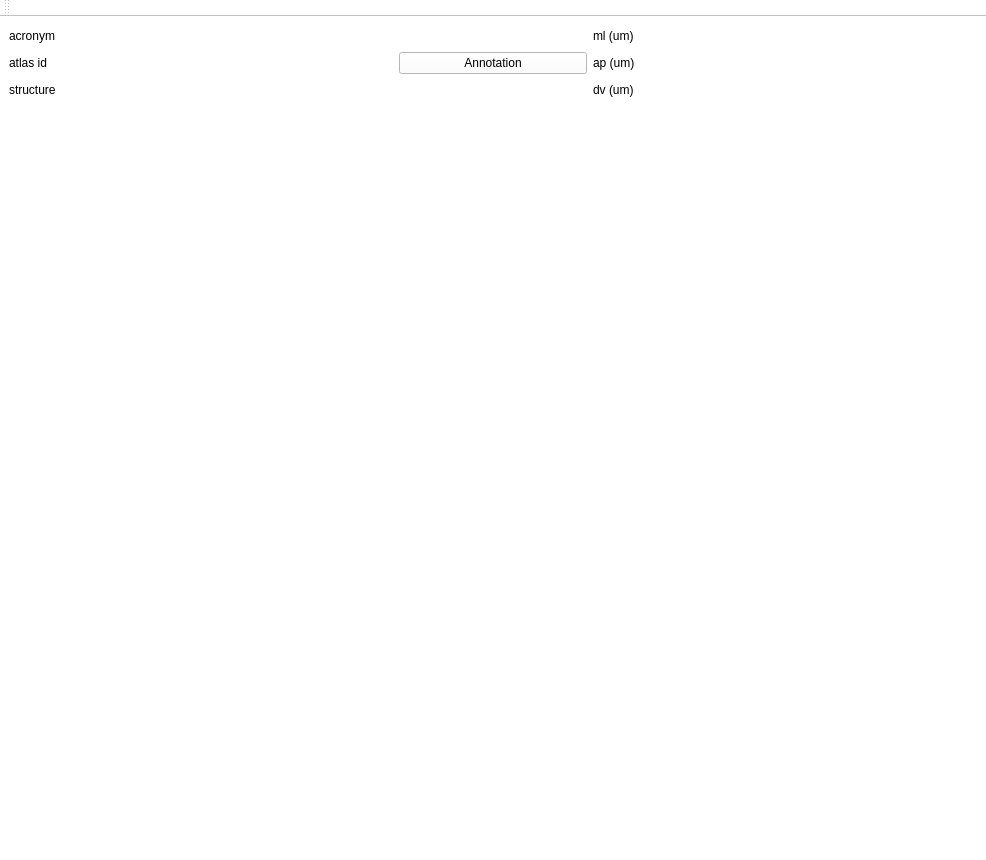
<?xml version="1.0" encoding="UTF-8"?>
<ui version="4.0">
 <class>AtlasViewer</class>
 <widget class="QMainWindow" name="AtlasViewer">
  <property name="geometry">
   <rect>
    <x>0</x>
    <y>0</y>
    <width>986</width>
    <height>860</height>
   </rect>
  </property>
  <property name="sizePolicy">
   <sizepolicy hsizetype="Preferred" vsizetype="Preferred">
    <horstretch>0</horstretch>
    <verstretch>0</verstretch>
   </sizepolicy>
  </property>
  <property name="windowTitle">
   <string>MainWindow</string>
  </property>
  <property name="styleSheet">
   <string notr="true">background-color: rgb(255, 255, 255);</string>
  </property>
  <widget class="QWidget" name="centralwidget">
   <property name="sizePolicy">
    <sizepolicy hsizetype="Expanding" vsizetype="Expanding">
     <horstretch>0</horstretch>
     <verstretch>0</verstretch>
    </sizepolicy>
   </property>
   <layout class="QGridLayout" name="gridLayout_2">
    <item row="1" column="1">
     <widget class="QLabel" name="label_id">
      <property name="maximumSize">
       <size>
        <width>16777215</width>
        <height>20</height>
       </size>
      </property>
      <property name="text">
       <string/>
      </property>
     </widget>
    </item>
    <item row="2" column="1" colspan="3">
     <widget class="QLabel" name="label_structure">
      <property name="maximumSize">
       <size>
        <width>16777215</width>
        <height>20</height>
       </size>
      </property>
      <property name="text">
       <string/>
      </property>
     </widget>
    </item>
    <item row="0" column="5">
     <widget class="QLabel" name="label_ml">
      <property name="maximumSize">
       <size>
        <width>16777215</width>
        <height>20</height>
       </size>
      </property>
      <property name="text">
       <string/>
      </property>
     </widget>
    </item>
    <item row="2" column="4">
     <widget class="QLabel" name="label_3">
      <property name="maximumSize">
       <size>
        <width>16777215</width>
        <height>20</height>
       </size>
      </property>
      <property name="text">
       <string>dv (um)</string>
      </property>
     </widget>
    </item>
    <item row="2" column="0">
     <widget class="QLabel" name="label_9">
      <property name="maximumSize">
       <size>
        <width>16777215</width>
        <height>20</height>
       </size>
      </property>
      <property name="text">
       <string>structure</string>
      </property>
     </widget>
    </item>
    <item row="1" column="4">
     <widget class="QLabel" name="label_2">
      <property name="maximumSize">
       <size>
        <width>16777215</width>
        <height>20</height>
       </size>
      </property>
      <property name="text">
       <string>ap (um)</string>
      </property>
     </widget>
    </item>
    <item row="0" column="1">
     <widget class="QLabel" name="label_acronym">
      <property name="maximumSize">
       <size>
        <width>16777215</width>
        <height>20</height>
       </size>
      </property>
      <property name="text">
       <string/>
      </property>
     </widget>
    </item>
    <item row="0" column="4">
     <widget class="QLabel" name="label">
      <property name="maximumSize">
       <size>
        <width>16777215</width>
        <height>20</height>
       </size>
      </property>
      <property name="text">
       <string>ml (um)</string>
      </property>
     </widget>
    </item>
    <item row="1" column="0">
     <widget class="QLabel" name="label_7">
      <property name="maximumSize">
       <size>
        <width>16777215</width>
        <height>20</height>
       </size>
      </property>
      <property name="text">
       <string>atlas id</string>
      </property>
     </widget>
    </item>
    <item row="0" column="0">
     <widget class="QLabel" name="label_8">
      <property name="maximumSize">
       <size>
        <width>16777215</width>
        <height>20</height>
       </size>
      </property>
      <property name="text">
       <string>acronym</string>
      </property>
     </widget>
    </item>
    <item row="2" column="5">
     <widget class="QLabel" name="label_dv">
      <property name="maximumSize">
       <size>
        <width>16777215</width>
        <height>20</height>
       </size>
      </property>
      <property name="text">
       <string/>
      </property>
     </widget>
    </item>
    <item row="1" column="5">
     <widget class="QLabel" name="label_ap">
      <property name="maximumSize">
       <size>
        <width>16777215</width>
        <height>20</height>
       </size>
      </property>
      <property name="text">
       <string/>
      </property>
     </widget>
    </item>
    <item row="1" column="3">
     <widget class="QPushButton" name="pb_toggle">
      <property name="minimumSize">
       <size>
        <width>188</width>
        <height>0</height>
       </size>
      </property>
      <property name="maximumSize">
       <size>
        <width>10</width>
        <height>16777215</height>
       </size>
      </property>
      <property name="text">
       <string>Annotation</string>
      </property>
     </widget>
    </item>
    <item row="4" column="0" rowspan="3" colspan="7">
     <widget class="MyStaticMplCanvas" name="mpl_widget" native="true">
      <property name="minimumSize">
       <size>
        <width>0</width>
        <height>316</height>
       </size>
      </property>
     </widget>
    </item>
   </layout>
  </widget>
  <widget class="QMenuBar" name="menubar">
   <property name="geometry">
    <rect>
     <x>0</x>
     <y>0</y>
     <width>986</width>
     <height>22</height>
    </rect>
   </property>
  </widget>
  <widget class="QStatusBar" name="statusbar"/>
  <widget class="QToolBar" name="toolBar">
   <property name="windowTitle">
    <string>toolBar</string>
   </property>
   <attribute name="toolBarArea">
    <enum>TopToolBarArea</enum>
   </attribute>
   <attribute name="toolBarBreak">
    <bool>false</bool>
   </attribute>
  </widget>
 </widget>
 <customwidgets>
  <customwidget>
   <class>MyStaticMplCanvas</class>
   <extends>QWidget</extends>
   <header>iblapps.histology.atlas_mpl</header>
   <container>1</container>
  </customwidget>
 </customwidgets>
 <resources/>
 <connections>
  <connection>
   <sender>pb_toggle</sender>
   <signal>released()</signal>
   <receiver>mpl_widget</receiver>
   <slot>update()</slot>
   <hints>
    <hint type="sourcelabel">
     <x>956</x>
     <y>255</y>
    </hint>
    <hint type="destinationlabel">
     <x>524</x>
     <y>563</y>
    </hint>
   </hints>
  </connection>
 </connections>
</ui>
